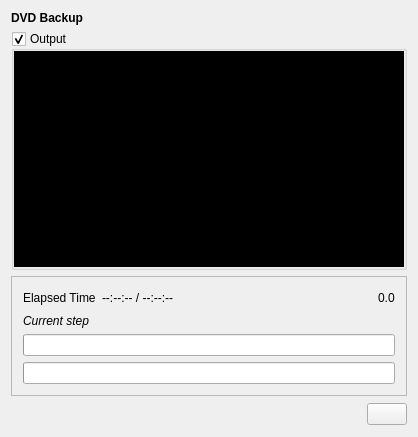
<?xml version="1.0" encoding="UTF-8"?>
<ui version="4.0">
 <class>backupDlg</class>
 <widget class="QWidget" name="backupDlg">
  <property name="geometry">
   <rect>
    <x>0</x>
    <y>0</y>
    <width>418</width>
    <height>437</height>
   </rect>
  </property>
  <property name="sizePolicy">
   <sizepolicy hsizetype="Preferred" vsizetype="Preferred">
    <horstretch>0</horstretch>
    <verstretch>0</verstretch>
   </sizepolicy>
  </property>
  <property name="minimumSize">
   <size>
    <width>0</width>
    <height>0</height>
   </size>
  </property>
  <property name="maximumSize">
   <size>
    <width>9999</width>
    <height>9999</height>
   </size>
  </property>
  <property name="baseSize">
   <size>
    <width>500</width>
    <height>230</height>
   </size>
  </property>
  <property name="cursor">
   <cursorShape>WaitCursor</cursorShape>
  </property>
  <property name="windowTitle">
   <string>Backup progression</string>
  </property>
  <layout class="QGridLayout" name="gridLayout_3">
   <item row="0" column="0">
    <widget class="QLabel" name="textLabel1">
     <property name="sizePolicy">
      <sizepolicy hsizetype="Preferred" vsizetype="Fixed">
       <horstretch>0</horstretch>
       <verstretch>0</verstretch>
      </sizepolicy>
     </property>
     <property name="cursor">
      <cursorShape>WaitCursor</cursorShape>
     </property>
     <property name="frameShape">
      <enum>QFrame::NoFrame</enum>
     </property>
     <property name="frameShadow">
      <enum>QFrame::Raised</enum>
     </property>
     <property name="text">
      <string>&lt;p align=&quot;left&quot;&gt;&lt;b&gt;DVD Backup&lt;/b&gt;&lt;/p&gt;</string>
     </property>
     <property name="wordWrap">
      <bool>false</bool>
     </property>
    </widget>
   </item>
   <item row="2" column="0" colspan="2">
    <widget class="QFrame" name="frame">
     <property name="sizePolicy">
      <sizepolicy hsizetype="Preferred" vsizetype="Fixed">
       <horstretch>0</horstretch>
       <verstretch>0</verstretch>
      </sizepolicy>
     </property>
     <property name="frameShape">
      <enum>QFrame::StyledPanel</enum>
     </property>
     <property name="frameShadow">
      <enum>QFrame::Raised</enum>
     </property>
     <layout class="QGridLayout" name="gridLayout_2">
      <item row="0" column="0">
       <widget class="QLabel" name="textLabel1_2">
        <property name="sizePolicy">
         <sizepolicy hsizetype="Preferred" vsizetype="Fixed">
          <horstretch>0</horstretch>
          <verstretch>0</verstretch>
         </sizepolicy>
        </property>
        <property name="cursor">
         <cursorShape>WaitCursor</cursorShape>
        </property>
        <property name="text">
         <string>Elapsed Time</string>
        </property>
        <property name="wordWrap">
         <bool>false</bool>
        </property>
       </widget>
      </item>
      <item row="0" column="1">
       <widget class="QLabel" name="lblTime">
        <property name="sizePolicy">
         <sizepolicy hsizetype="Expanding" vsizetype="Preferred">
          <horstretch>0</horstretch>
          <verstretch>0</verstretch>
         </sizepolicy>
        </property>
        <property name="cursor">
         <cursorShape>WaitCursor</cursorShape>
        </property>
        <property name="text">
         <string>--:--:-- / --:--:--</string>
        </property>
        <property name="wordWrap">
         <bool>false</bool>
        </property>
       </widget>
      </item>
      <item row="0" column="4">
       <widget class="QLabel" name="lblFactor">
        <property name="cursor">
         <cursorShape>WaitCursor</cursorShape>
        </property>
        <property name="text">
         <string>0.0</string>
        </property>
        <property name="wordWrap">
         <bool>false</bool>
        </property>
       </widget>
      </item>
      <item row="1" column="0" colspan="5">
       <widget class="QLabel" name="lblStep">
        <property name="sizePolicy">
         <sizepolicy hsizetype="Preferred" vsizetype="Fixed">
          <horstretch>0</horstretch>
          <verstretch>0</verstretch>
         </sizepolicy>
        </property>
        <property name="font">
         <font>
          <italic>true</italic>
         </font>
        </property>
        <property name="cursor">
         <cursorShape>WaitCursor</cursorShape>
        </property>
        <property name="text">
         <string>Current step</string>
        </property>
        <property name="wordWrap">
         <bool>false</bool>
        </property>
       </widget>
      </item>
      <item row="2" column="0" colspan="5">
       <widget class="QProgressBar" name="pbStep">
        <property name="cursor">
         <cursorShape>WaitCursor</cursorShape>
        </property>
       </widget>
      </item>
      <item row="3" column="0" colspan="5">
       <widget class="QProgressBar" name="pbTotal">
        <property name="cursor">
         <cursorShape>WaitCursor</cursorShape>
        </property>
        <property name="maximum">
         <number>4400</number>
        </property>
        <property name="textVisible">
         <bool>true</bool>
        </property>
       </widget>
      </item>
      <item row="0" column="2">
       <spacer name="horizontalSpacer">
        <property name="orientation">
         <enum>Qt::Horizontal</enum>
        </property>
        <property name="sizeType">
         <enum>QSizePolicy::Fixed</enum>
        </property>
        <property name="sizeHint" stdset="0">
         <size>
          <width>40</width>
          <height>20</height>
         </size>
        </property>
       </spacer>
      </item>
     </layout>
    </widget>
   </item>
   <item row="3" column="0">
    <spacer>
     <property name="orientation">
      <enum>Qt::Horizontal</enum>
     </property>
     <property name="sizeType">
      <enum>QSizePolicy::Expanding</enum>
     </property>
     <property name="sizeHint" stdset="0">
      <size>
       <width>336</width>
       <height>24</height>
      </size>
     </property>
    </spacer>
   </item>
   <item row="3" column="1">
    <widget class="KPushButton" name="bAbort">
     <property name="sizePolicy">
      <sizepolicy hsizetype="Fixed" vsizetype="Fixed">
       <horstretch>0</horstretch>
       <verstretch>0</verstretch>
      </sizepolicy>
     </property>
     <property name="cursor">
      <cursorShape>ArrowCursor</cursorShape>
     </property>
     <property name="stdItem" stdset="0">
      <number>26</number>
     </property>
    </widget>
   </item>
   <item row="1" column="0" colspan="2">
    <widget class="QGroupBox" name="gbOutput">
     <property name="enabled">
      <bool>true</bool>
     </property>
     <property name="sizePolicy">
      <sizepolicy hsizetype="Preferred" vsizetype="Preferred">
       <horstretch>0</horstretch>
       <verstretch>0</verstretch>
      </sizepolicy>
     </property>
     <property name="title">
      <string>Output</string>
     </property>
     <property name="flat">
      <bool>true</bool>
     </property>
     <property name="checkable">
      <bool>true</bool>
     </property>
     <layout class="QGridLayout" name="gridLayout">
      <property name="margin">
       <number>0</number>
      </property>
      <property name="spacing">
       <number>0</number>
      </property>
      <item row="0" column="0" colspan="2">
       <widget class="QLabel" name="image">
        <property name="sizePolicy">
         <sizepolicy hsizetype="Preferred" vsizetype="Preferred">
          <horstretch>0</horstretch>
          <verstretch>0</verstretch>
         </sizepolicy>
        </property>
        <property name="palette">
         <palette>
          <active>
           <colorrole role="Base">
            <brush brushstyle="SolidPattern">
             <color alpha="255">
              <red>255</red>
              <green>255</green>
              <blue>255</blue>
             </color>
            </brush>
           </colorrole>
           <colorrole role="Window">
            <brush brushstyle="SolidPattern">
             <color alpha="255">
              <red>0</red>
              <green>0</green>
              <blue>0</blue>
             </color>
            </brush>
           </colorrole>
          </active>
          <inactive>
           <colorrole role="Base">
            <brush brushstyle="SolidPattern">
             <color alpha="255">
              <red>255</red>
              <green>255</green>
              <blue>255</blue>
             </color>
            </brush>
           </colorrole>
           <colorrole role="Window">
            <brush brushstyle="SolidPattern">
             <color alpha="255">
              <red>0</red>
              <green>0</green>
              <blue>0</blue>
             </color>
            </brush>
           </colorrole>
          </inactive>
          <disabled>
           <colorrole role="Base">
            <brush brushstyle="SolidPattern">
             <color alpha="255">
              <red>0</red>
              <green>0</green>
              <blue>0</blue>
             </color>
            </brush>
           </colorrole>
           <colorrole role="Window">
            <brush brushstyle="SolidPattern">
             <color alpha="255">
              <red>0</red>
              <green>0</green>
              <blue>0</blue>
             </color>
            </brush>
           </colorrole>
          </disabled>
         </palette>
        </property>
        <property name="cursor">
         <cursorShape>WaitCursor</cursorShape>
        </property>
        <property name="autoFillBackground">
         <bool>true</bool>
        </property>
        <property name="scaledContents">
         <bool>true</bool>
        </property>
        <property name="wordWrap">
         <bool>false</bool>
        </property>
       </widget>
      </item>
     </layout>
    </widget>
   </item>
  </layout>
 </widget>
 <layoutdefault spacing="6" margin="11"/>
 <customwidgets>
  <customwidget>
   <class>KPushButton</class>
   <extends>QPushButton</extends>
   <header>kpushbutton.h</header>
  </customwidget>
 </customwidgets>
 <includes>
  <include location="local">kpushbutton.h</include>
  <include location="local">kpushbutton.h</include>
 </includes>
 <resources/>
 <connections>
  <connection>
   <sender>bAbort</sender>
   <signal>clicked()</signal>
   <receiver>backupDlg</receiver>
   <slot>bAbortClick()</slot>
   <hints>
    <hint type="sourcelabel">
     <x>20</x>
     <y>20</y>
    </hint>
    <hint type="destinationlabel">
     <x>20</x>
     <y>20</y>
    </hint>
   </hints>
  </connection>
  <connection>
   <sender>gbOutput</sender>
   <signal>toggled(bool)</signal>
   <receiver>backupDlg</receiver>
   <slot>gbOutputToggled(bool)</slot>
   <hints>
    <hint type="sourcelabel">
     <x>202</x>
     <y>157</y>
    </hint>
    <hint type="destinationlabel">
     <x>202</x>
     <y>227</y>
    </hint>
   </hints>
  </connection>
 </connections>
 <slots>
  <slot>gbOutputToggled(bool)</slot>
 </slots>
</ui>
